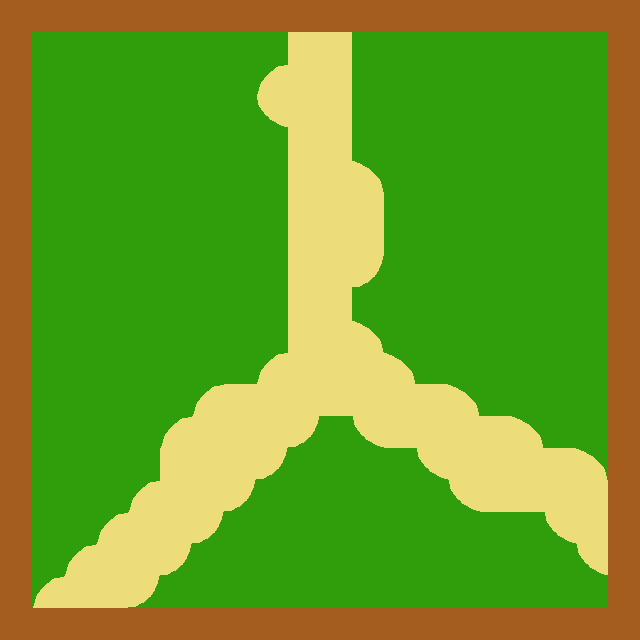

This is a level from a 2D game, rendered from its Tiled map with the project's own tilesets. A one-line summary and the complete map file follow:
An orthogonal 20x20 tile map with 32x32 px tiles, 3 tile layers (Background Layer, Collision Layer, Foreground Layer).

<map version="1.0" orientation="orthogonal" renderorder="right-down" width="20" height="20" tilewidth="32" tileheight="32" nextobjectid="1">
 <tileset firstgid="1" name="tiles" tilewidth="32" tileheight="32">
  <image source="../images/tiles.png" trans="ff00ff" width="320" height="320" />
 </tileset>
 <layer name="Background Layer" width="20" height="20">
  <data encoding="csv">
1,1,1,1,1,1,1,1,1,1,1,1,1,1,1,1,1,1,1,1,
1,1,1,1,1,1,1,1,1,1,1,1,1,1,1,1,1,1,1,1,
1,1,1,1,1,1,1,1,1,1,1,1,1,1,1,1,1,1,1,1,
1,1,1,1,1,1,1,1,1,1,1,1,1,1,1,1,1,1,1,1,
1,1,1,1,1,1,1,1,1,1,1,1,1,1,1,1,1,1,1,1,
1,1,1,1,1,1,1,1,1,1,1,1,1,1,1,1,1,1,1,1,
1,1,1,1,1,1,1,1,1,1,1,1,1,1,1,1,1,1,1,1,
1,1,1,1,1,1,1,1,1,1,1,1,1,1,1,1,1,1,1,1,
1,1,1,1,1,1,1,1,1,1,1,1,1,1,1,1,1,1,1,1,
1,1,1,1,1,1,1,1,1,1,1,1,1,1,1,1,1,1,1,1,
1,1,1,1,1,1,1,1,1,1,1,1,1,1,1,1,1,1,1,1,
1,1,1,1,1,1,1,1,1,1,1,1,1,1,1,1,1,1,1,1,
1,1,1,1,1,1,1,1,1,1,1,1,1,1,1,1,1,1,1,1,
1,1,1,1,1,1,1,1,1,1,1,1,1,1,1,1,1,1,1,1,
1,1,1,1,1,1,1,1,1,1,1,1,1,1,1,1,1,1,1,1,
1,1,1,1,1,1,1,1,1,1,1,1,1,1,1,1,1,1,1,1,
1,1,1,1,1,1,1,1,1,1,1,1,1,1,1,1,1,1,1,1,
1,1,1,1,1,1,1,1,1,1,1,1,1,1,1,1,1,1,1,1,
1,1,1,1,1,1,1,1,1,1,1,1,1,1,1,1,1,1,1,1,
1,1,1,1,1,1,1,1,1,1,1,1,1,1,1,1,1,1,1,1
</data>
 </layer>
 <layer name="Collision Layer" width="20" height="20">
  <data encoding="csv">
21,21,21,21,21,21,21,21,21,21,21,21,21,21,21,21,21,21,21,21,
21,0,0,0,0,0,0,0,0,4,4,0,0,0,0,0,0,0,0,21,
21,0,0,0,0,0,0,0,2,4,4,0,0,0,0,0,0,0,0,21,
21,0,0,0,0,0,0,0,12,4,4,0,0,0,0,0,0,0,0,21,
21,0,0,0,0,0,0,0,0,4,4,0,0,0,0,0,0,0,0,21,
21,0,0,0,0,0,0,0,0,4,4,3,0,0,0,0,0,0,0,21,
21,0,0,0,0,0,0,0,0,4,4,4,0,0,0,0,0,0,0,21,
21,0,0,0,0,0,0,0,0,4,4,4,0,0,0,0,0,0,0,21,
21,0,0,0,0,0,0,0,0,4,4,13,0,0,0,0,0,0,0,21,
21,0,0,0,0,0,0,0,0,4,4,0,0,0,0,0,0,0,0,21,
21,0,0,0,0,0,0,0,0,4,4,3,0,0,0,0,0,0,0,21,
21,0,0,0,0,0,0,0,2,4,4,4,3,0,0,0,0,0,0,21,
21,0,0,0,0,0,2,4,4,4,4,4,4,4,3,0,0,0,0,21,
21,0,0,0,0,2,4,4,4,13,0,12,4,4,4,4,3,0,0,21,
21,0,0,0,0,4,4,4,13,0,0,0,0,12,4,4,4,4,3,21,
21,0,0,0,2,4,4,13,0,0,0,0,0,0,12,4,4,4,4,21,
21,0,0,2,4,4,13,0,0,0,0,0,0,0,0,0,0,12,4,21,
21,0,2,4,4,13,1,0,0,0,0,0,0,0,0,0,0,0,12,21,
21,2,4,4,13,0,0,0,0,0,0,0,0,0,0,0,0,0,0,21,
21,21,21,21,21,21,21,21,21,21,21,21,21,21,21,21,21,21,21,21
</data>
 </layer>
 <layer name="Foreground Layer" width="20" height="20">
  <data encoding="csv">
0,0,0,0,0,0,0,0,0,0,0,0,0,0,0,0,0,0,0,0,
0,0,0,0,0,0,0,0,0,0,0,0,0,0,0,0,0,0,0,0,
0,0,0,0,0,0,0,0,0,0,0,0,0,0,0,0,0,0,0,0,
0,0,0,0,0,0,0,0,0,0,0,0,0,0,0,0,0,0,0,0,
0,0,0,0,0,0,0,0,0,0,0,0,0,0,0,0,0,0,0,0,
0,0,0,0,0,0,0,0,0,0,0,0,0,0,0,0,0,0,0,0,
0,0,0,0,0,0,0,0,0,0,0,0,0,0,0,0,0,0,0,0,
0,0,0,0,0,0,0,0,0,0,0,0,0,0,0,0,0,0,0,0,
0,0,0,0,0,0,0,0,0,0,0,0,0,0,0,0,0,0,0,0,
0,0,0,0,0,0,0,0,0,0,0,0,0,0,0,0,0,0,0,0,
0,0,0,0,0,0,0,0,0,0,0,0,0,0,0,0,0,0,0,0,
0,0,0,0,0,0,0,0,0,0,0,0,0,0,0,0,0,0,0,0,
0,0,0,0,0,0,0,0,0,0,0,0,0,0,0,0,0,0,0,0,
0,0,0,0,0,0,0,0,0,0,0,0,0,0,0,0,0,0,0,0,
0,0,0,0,0,0,0,0,0,0,0,0,0,0,0,0,0,0,0,0,
0,0,0,0,0,0,0,0,0,0,0,0,0,0,0,0,0,0,0,0,
0,0,0,0,0,0,0,0,0,0,0,0,0,0,0,0,0,0,0,0,
0,0,0,0,0,0,0,0,0,0,0,0,0,0,0,0,0,0,0,0,
0,0,0,0,0,0,0,0,0,0,0,0,0,0,0,0,0,0,0,0,
0,0,0,0,0,0,0,0,0,0,0,0,0,0,0,0,0,0,0,0
</data>
 </layer>
</map>